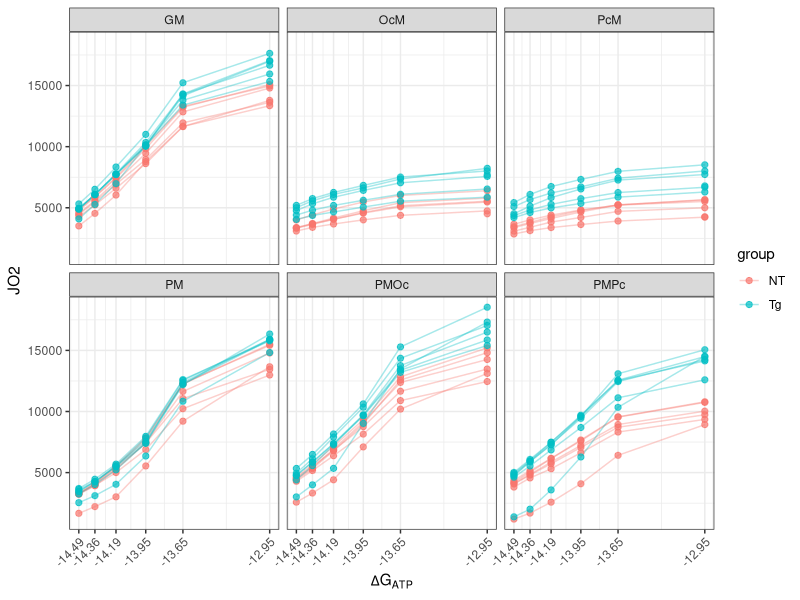
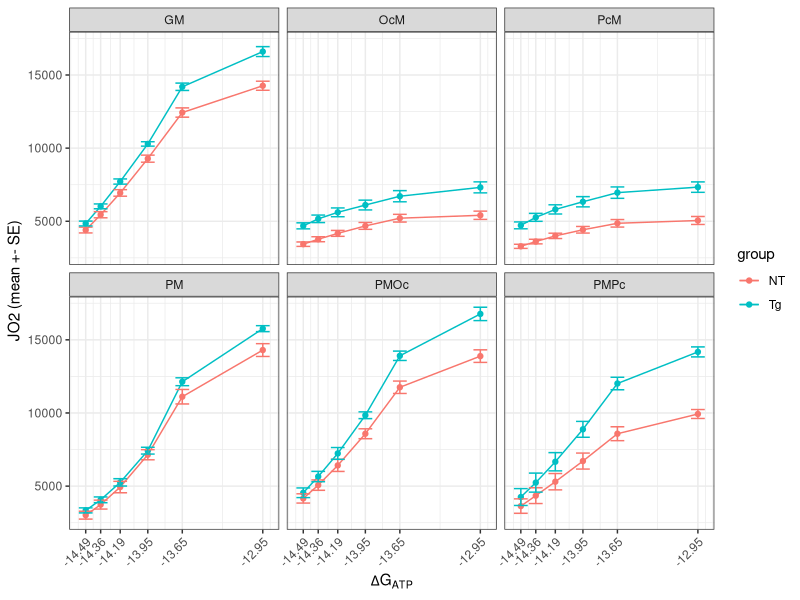
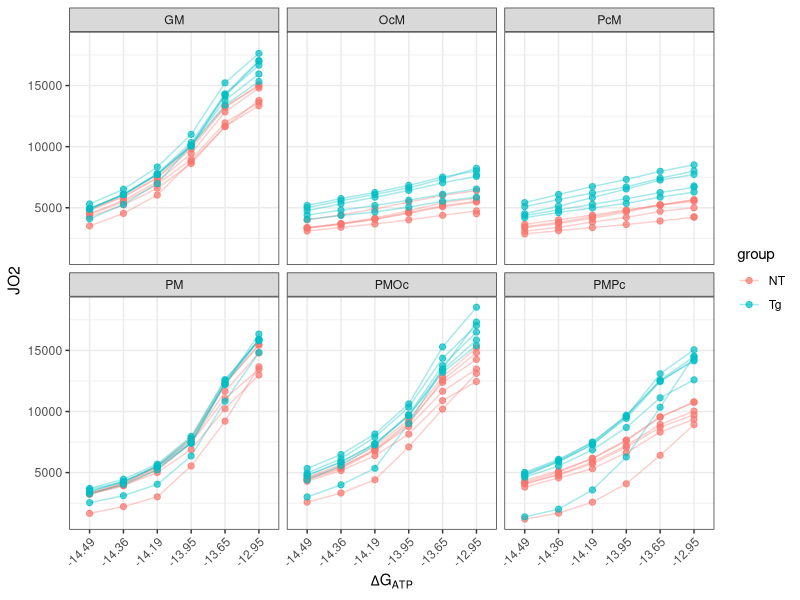
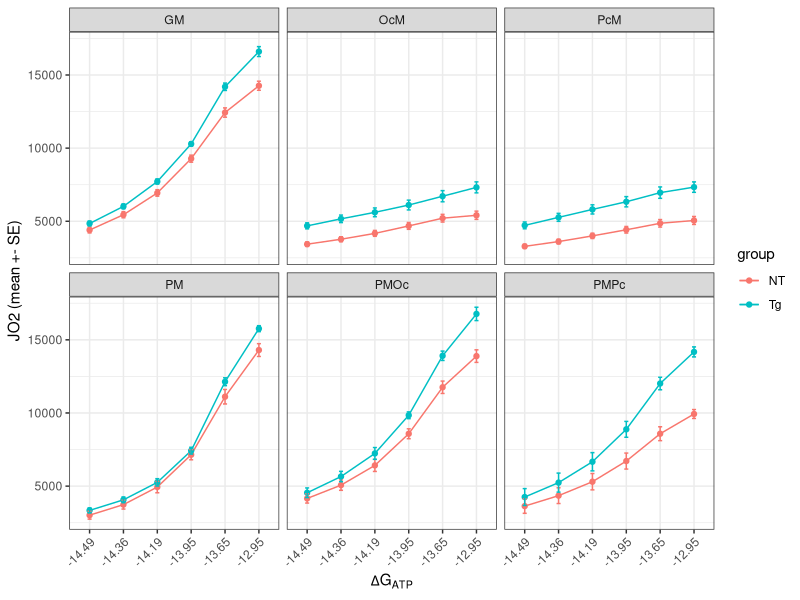
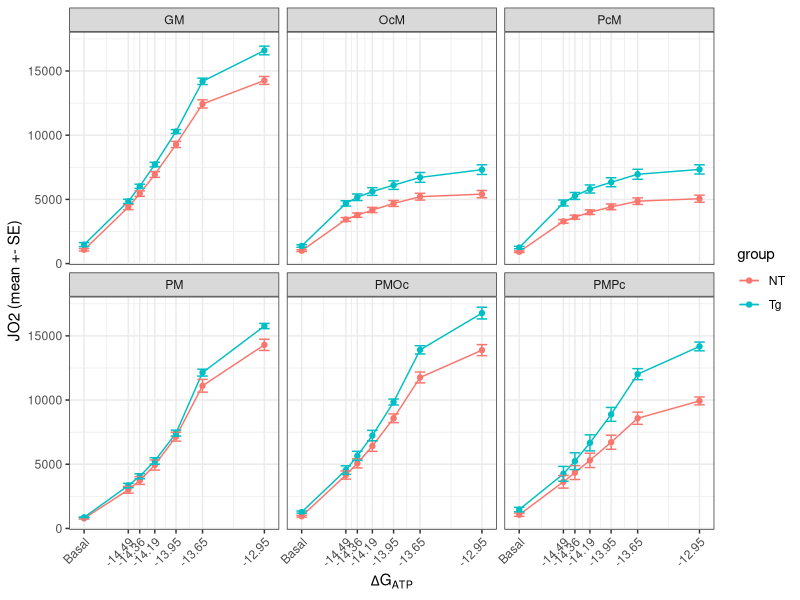
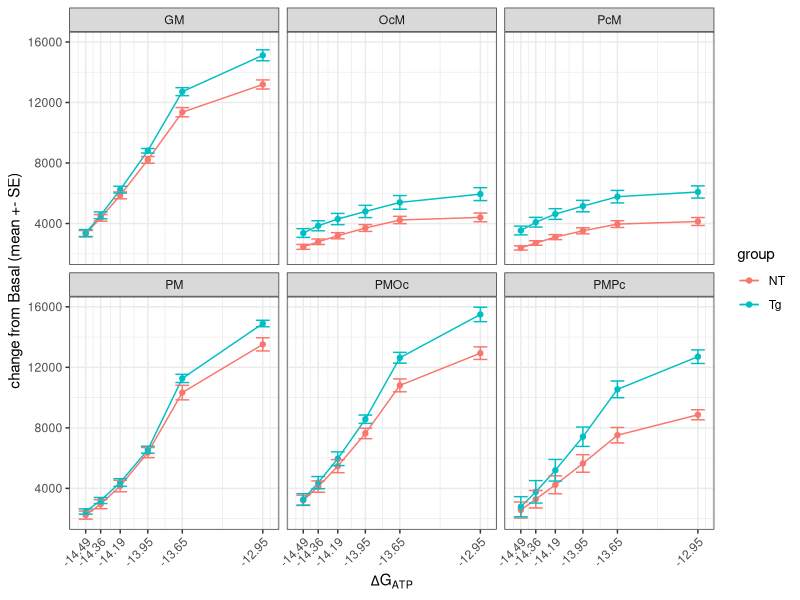
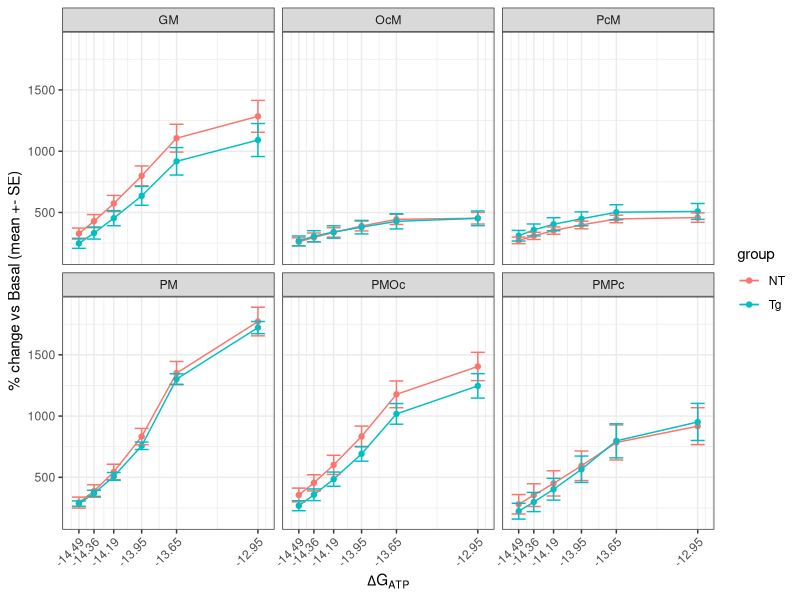
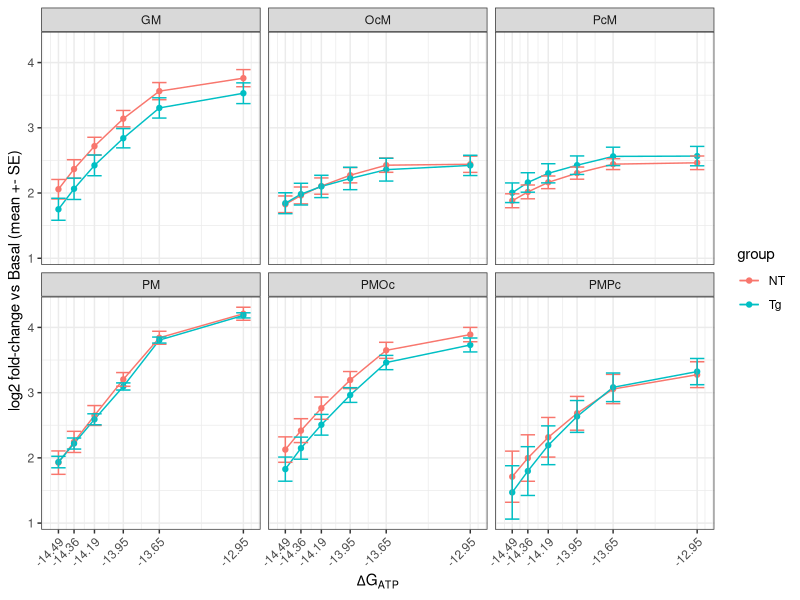

Write the R code that produced these figures, in order.
## ---- chunk 1
library(dplyr)
library(tidyr)
library(readr)
library(ggplot2)
## ---- chunk 2
data <- read_csv("JO2.csv", col_names = FALSE, show_col_types = FALSE)
## ---- chunk 3
# extract substrate and dose
substrate  <- as.character(data[1, ])
dose  <- as.character(data[2, ])

# fill in substrate for each column
substrate <- trimws(sub("\\s*\\(.*\\)$", "", substrate))
substrate <- na_if(substrate, "")
substrate <- na_if(substrate, "NA")
substrate <- fill(tibble(Substrate = substrate),
                         Substrate, .direction = "down")$Substrate

# build new column names
new_names <- ifelse(tolower(dose) == "subject", "Subject",
                    paste0(substrate, ".", dose))
data <- data[-c(1,2), ]
names(data) <- make.unique(new_names, sep = "_")

# solve type issue
val_cols <- setdiff(names(data), "Subject")
data[val_cols] <- lapply(data[val_cols], function(x) {
  if (is.character(x)) parse_number(x) else as.numeric(x)
})

# make the longer table
data_cleaned <- data |>
  pivot_longer(
    cols = -Subject,
    names_to     = c("substrate", "dose"),
    names_pattern = "^([^.]+)\\.(.+)$",       # split once at first dot
    values_to    = "Value"
) |>
  mutate(
    group = ifelse(grepl("^NT", Subject, ignore.case=TRUE), "NT", "Tg")
  )

# drop 28 observations because of 20 NA values
# data_cleaned <- data_cleaned |>
  # filter(!(Subject %in% c("NT6", "Tg6") & substrate %in% c("OcM", "PcM")))
## ---- chunk 4
data_plot <- data_cleaned |>
  # don't include basal in the plot
  filter(dose != "Basal") |>
  # treat dose as continuous numeric values
  mutate(dose = as.numeric(dose))
## ---- chunk 5
ggplot(data_plot, aes(dose, Value,
                      group = interaction(Subject, substrate),
                      color = group)) +
  geom_line(alpha = 0.35) +
  geom_point(alpha = 0.7, size = 1.8) +
  facet_wrap(~ substrate) +
  labs(x = expression(Delta*G[ATP]), y = "JO2") +
  scale_x_continuous(
    breaks = c(-14.49, -14.36, -14.19, -13.95, -13.65, -12.95)
  ) +
  theme_bw() +
  theme(axis.text.x = element_text(angle = 45, hjust = 1))
## ---- chunk 6
# calculate mean and se for each group
sum_df <- data_plot |>
  group_by(substrate, group, dose) |>
  summarise(mean = mean(Value, na.rm = TRUE),
            se   = sd(Value, na.rm = TRUE) / sqrt(sum(!is.na(Value))),
            .groups = "drop")
## ---- chunk 7
ggplot(sum_df, aes(dose, mean, color = group, group = group)) +
  geom_line() +
  geom_point() +
  geom_errorbar(aes(ymin = mean - se, 
                    ymax = mean + se), 
                width = 0.12) +
  facet_wrap(~ substrate) +
  labs(x = expression(Delta*G[ATP]),
       y = "JO2 (mean +- SE)") +
  scale_x_continuous(
    breaks = c(-14.49, -14.36, -14.19, -13.95, -13.65, -12.95)
  ) +
  theme_bw() +
  theme(axis.text.x = element_text(angle = 45, hjust = 1))
## ---- chunk 8
# treat dose as ordered categorical levels
dose_levels <- c("-14.49","-14.36","-14.19","-13.95","-13.65","-12.95")

data_plot_ordinal <- data_cleaned |>
  # don't include basal in the plot
  filter(dose != "Basal") |>
  # treat dose as continuous numeric values
  # mutate(dose = as.numeric(dose))
  mutate(dose = factor(dose, levels = dose_levels, ordered = TRUE))

ggplot(data_plot_ordinal, aes(dose, Value,
                              group = interaction(Subject, substrate),
                              color = group)) +
  geom_line(alpha = 0.35) +
  geom_point(alpha = 0.7, size = 1.8) +
  facet_wrap(~ substrate) +
  labs(x = expression(Delta*G[ATP]), y = "JO2") +
  theme_bw() +
  theme(axis.text.x = element_text(angle = 45, hjust = 1))

# calculate mean and se for each group
sum_df_ordinal <- data_plot_ordinal |>
  group_by(substrate, group, dose) |>
  summarise(mean = mean(Value, na.rm = TRUE),
            se   = sd(Value, na.rm = TRUE) / sqrt(sum(!is.na(Value))),
            .groups = "drop")

ggplot(sum_df_ordinal, aes(dose, mean, color = group, group = group)) +
  geom_line() +
  geom_point() +
  geom_errorbar(aes(ymin = mean - se, 
                    ymax = mean + se), 
                width = 0.12) +
  facet_wrap(~ substrate) +
  labs(x = expression(Delta*G[ATP]),
       y = "JO2 (mean +- SE)") +
  theme_bw() +
  theme(axis.text.x = element_text(angle = 45, hjust = 1))
## ---- chunk 9
# plot Basal as a starting point
# pick a numeric location for Basal
min_dose <- min(as.numeric(sum_df$dose[sum_df$dose != "Basal"]), na.rm = TRUE)
basal_pos <- min_dose - 0.5

# numeric x for plotting
sum_df_basal <- data_cleaned |>
  group_by(substrate, group, dose) |>
  summarise(mean = mean(Value, na.rm = TRUE),
            se = sd(Value, na.rm = TRUE)/sqrt(sum(!is.na(Value))),
            .groups = "drop") |>
  mutate(dose_num = ifelse(dose == "Basal", basal_pos, as.numeric(dose)))

ggplot(sum_df_basal, aes(dose_num, mean, color = group, group = group)) +
  geom_line() +
  geom_point() +
  geom_errorbar(aes(ymin = mean - se, ymax = mean + se), width = 0.12) +
  facet_wrap(~ substrate) +
  labs(x = expression(Delta*G[ATP]), y = "JO2 (mean +- SE)") +
  scale_x_continuous(
    breaks = c(basal_pos, -14.49, -14.36, -14.19, -13.95, -13.65, -12.95),
    labels = c("Basal",  "-14.49","-14.36","-14.19","-13.95","-13.65","-12.95")
  ) +
  theme_bw() +
  theme(axis.text.x = element_text(angle = 45, hjust = 1))
## ---- chunk 10
# get Basal per Subject × Substrate
basal <- data_cleaned |>
  filter(dose == "Basal") |>
  select(Subject, substrate, Basal = Value)

# join and compute normalized metrics
data_norm <- data_plot |>
  left_join(basal, by = c("Subject","substrate")) |>
  mutate(
    delta  = Value - Basal,
    pct    = 100 * (Value / Basal - 1),
    log2FC = log2(Value / Basal)
)
## ---- chunk 11
# summarize by Group × Substrate × Dose
# experiment with different methods to incorporate Basal
sum_df2 <- data_norm |>
  group_by(substrate, group, dose) |>
  summarise(
    mean_delta = mean(delta, na.rm = TRUE),
    se_delta = sd(delta, na.rm = TRUE) / sqrt(sum(!is.na(Value))),
    mean_pct = mean(pct, na.rm = TRUE),
    se_pct   = sd(pct, na.rm = TRUE) / sqrt(sum(!is.na(Value))),
    mean_log2FC = mean(log2FC, na.rm = TRUE),
    se_log2FC = sd(log2FC, na.rm = TRUE) / sqrt(sum(!is.na(Value))),
    .groups = "drop"
  )
## ---- chunk 12
# delta
ggplot(sum_df2, aes(dose, mean_delta, color = group, group = group)) +
  geom_line() +
  geom_point() +
  geom_errorbar(aes(ymin = mean_delta - se_delta, 
                    ymax = mean_delta + se_delta),
                width = 0.12) +
  facet_wrap(~ substrate) +
  labs(x = expression(Delta*G[ATP]),
       y = "change from Basal (mean +- SE)",
       color = "group") +
  scale_x_continuous(
    breaks = c(-14.49, -14.36, -14.19, -13.95, -13.65, -12.95)
  ) +
  theme_bw() +
  theme(axis.text.x = element_text(angle = 45, hjust = 1))

# % of change
ggplot(sum_df2, aes(dose, mean_pct, color = group, group = group)) +
  geom_line() +
  geom_point() +
  geom_errorbar(aes(ymin = mean_pct - se_pct, 
                    ymax = mean_pct + se_pct),
                width = 0.12) +
  facet_wrap(~ substrate) +
  labs(x = expression(Delta*G[ATP]),
       y = "% change vs Basal (mean +- SE)",
       color = "group") +
  scale_x_continuous(
    breaks = c(-14.49, -14.36, -14.19, -13.95, -13.65, -12.95)
  ) +
  theme_bw() +
  theme(axis.text.x = element_text(angle = 45, hjust = 1))

# log2 fold change
ggplot(sum_df2, aes(dose, mean_log2FC, color = group, group = group)) +
  geom_line() +
  geom_point() +
  geom_errorbar(aes(ymin = mean_log2FC - se_log2FC, 
                    ymax = mean_log2FC + se_log2FC),
                width = 0.12) +
  facet_wrap(~ substrate) +
  labs(x = expression(Delta*G[ATP]),
       y = "log2 fold-change vs Basal (mean +- SE)",
       color = "group") +
  scale_x_continuous(
    breaks = c(-14.49, -14.36, -14.19, -13.95, -13.65, -12.95)
  ) +
  theme_bw() +
  theme(axis.text.x = element_text(angle = 45, hjust = 1))
## ---- chunk 13
data_model <- data_cleaned |>
  # exclude Basal and -12.95 for modeling
  filter(dose != "Basal", dose != "-12.95") |>
  # treat dose as numeric, others as factor
  mutate(substrate = factor(substrate),
         dose = as.numeric(dose),
         Subject = factor(Subject),
         Pair = factor(parse_number(as.character(Subject)))) |>
  drop_na()
## ---- chunk 14
library(lme4)

lmm_full_pair <- lmer(
  Value ~ group * substrate * dose +
          (1 | Pair), 
  data = data_model, REML = TRUE
)

summary(lmm_full_pair)
## ---- chunk 15
lmm_full_subject <- lmer(
  Value ~ group * substrate * dose +
        (1 | Subject),
  data = data_model, REML = TRUE
)

summary(lmm_full_subject)
## ---- chunk 16
anova(lmm_full_pair, lmm_full_subject)
## ---- chunk 17
# Residuals vs Fitted
par(mfrow = c(1, 2), oma = c(0, 0, 2, 0))  # 1 row, 2 columns

plot(fitted(lmm_full_pair), resid(lmm_full_pair, type = "deviance"),
     xlab = "Fitted (Pair)", ylab = "Residuals",
     main = "Pair: resid vs fitted")
abline(h = 0, lty = 2, col = "gray")

plot(fitted(lmm_full_subject), resid(lmm_full_subject, type = "deviance"),
     xlab = "Fitted (Subject)", ylab = "Residuals",
     main = "Subject: resid vs fitted")
abline(h = 0, lty = 2, col = "gray")

mtext("Residuals vs Fitted Comparison", outer = TRUE, cex = 1.3)

par(mfrow = c(1,1))
## ---- chunk 18
# QQ plots
par(mfrow = c(1, 2), oma = c(0, 0, 2, 0))

qqnorm(resid(lmm_full_pair), main = "Pair: QQ")
qqline(resid(lmm_full_pair))

qqnorm(resid(lmm_full_subject), main = "Subject: QQ")
qqline(resid(lmm_full_subject))

mtext("QQ Plots Comparison", outer = TRUE, cex = 1.3)

par(mfrow = c(1,1))
## ---- chunk 19
# Boxplots of residuals by Pair / Subject
par(mfrow=c(1,2))
boxplot(resid(lmm_full_pair) ~ data_model$Pair, 
        main="Residuals by Pair", 
        xlab="Pair", ylab="Residual")
boxplot(resid(lmm_full_subject) ~ data_model$Subject, 
        main="Residuals by Subject", 
        xlab="Subject", ylab="Residual")
par(mfrow=c(1,1))
## ---- chunk 20
lmm_2ways_pair <- lmer(
  Value ~ group * substrate + group * dose + substrate * dose +
          (1 | Subject),
  data = data_model, REML = TRUE
)

anova(update(lmm_2ways_pair, REML = FALSE), update(lmm_full_subject, REML = FALSE))
## ---- chunk 21
m_ML <- update(lmm_full_subject, REML = FALSE)

# Remove ALL genotype terms (main + interactions)
m_noG <- update(m_ML, . ~ . - group - group:substrate - group:dose - group:substrate:dose)
anova(m_noG, m_ML)
## ---- chunk 22
# Load required packages
library(lme4)
library(ggplot2)
library(patchwork)  # for combining plots

# final model
lmm_full_subject <- lmer(
  Value ~ group * substrate * dose +
    (1 | Subject),
  data = data_model, REML = TRUE
)

# Extract residuals and fitted values
resid_vals <- resid(lmm_full_subject)
fitted_vals <- fitted(lmm_full_subject)

# Residuals vs Fitted plot
p1 <- ggplot(data.frame(Fitted = fitted_vals, Residuals = resid_vals), 
             aes(x = Fitted, y = Residuals)) +
  geom_point(alpha = 0.6) +
  geom_hline(yintercept = 0, color = "red", linetype = "dashed") +
  theme_minimal() +
  labs(title = "Residuals vs Fitted", x = "Fitted values", y = "Residuals")

# Q-Q plot of residuals
p2 <- ggplot(data.frame(resid_vals), aes(sample = resid_vals)) +
  stat_qq() +
  stat_qq_line(color = "red") +
  theme_minimal() +
  labs(title = "Q-Q Plot of Residuals")

# Combine side by side
p1 + p2


## ---- chunk 23
library(lme4)

# final model
lmm_full_subject <- lmer(
  Value ~ group * substrate * dose +
    (1 | Subject),
  data = data_model, REML = TRUE
)

# Plot residuals and random effects side by side
par(mfrow = c(1, 2), las = 1)

# Residuals Q-Q plot
qqnorm(residuals(lmm_full_subject), main = "Residuals")
qqline(residuals(lmm_full_subject), col = "red")

# Random effects Q-Q plot (Subjects)
qqnorm(unlist(ranef(lmm_full_subject)$Subject), main = "Random Effects")
qqline(unlist(ranef(lmm_full_subject)$Subject), col = "red")

## ---- chunk 24
library(lme4)
library(ggplot2)

# Fit model
lmm_full_subject <- lmer(
  Value ~ group * substrate * dose +
    (1 | Subject),
  data = data_model, REML = TRUE
)

# Extract residuals
resid_vals <- resid(lmm_full_subject)

# Add residuals to dataset
data_resid <- data_model
data_resid$Residuals <- resid_vals

# Residuals vs group (categorical)
p1 <- ggplot(data_resid, aes(x = group, y = Residuals)) +
  geom_boxplot(outlier.colour = "red", alpha = 0.6) +
  theme_minimal() +
  labs(title = "Residuals by Group")

# Residuals vs substrate (categorical)
p2 <- ggplot(data_resid, aes(x = substrate, y = Residuals)) +
  geom_boxplot(outlier.colour = "red", alpha = 0.6) +
  theme_minimal() +
  labs(title = "Residuals by Substrate")

# Residuals vs dose (continuous or factor?)
# If continuous:
p3 <- ggplot(data_resid, aes(x = dose, y = Residuals)) +
  geom_point(alpha = 0.6) +
  geom_smooth(method = "loess", se = FALSE, color = "blue") +
  theme_minimal() +
  labs(title = "Residuals by Dose")

# If dose is categorical instead, use:
# p3 <- ggplot(data_resid, aes(x = dose, y = Residuals)) +
#   geom_boxplot(outlier.colour = "red", alpha = 0.6) +
#   theme_minimal() +
#   labs(title = "Residuals by Dose")

# Arrange plots side by side
library(patchwork)
p1 + p2 + p3

## ---- chunk 25

# Does genotype depend on SUBSTRATE?
m_noGxS <- update(m_ML, . ~ . - group:substrate - group:substrate:dose)
anova(m_noGxS, m_ML)

# Does genotype depend on DOSE?
m_noGxD <- update(m_ML, . ~ . - group:dose - group:substrate:dose)
anova(m_noGxD, m_ML)

# Is the 3-way needed (genotype–dose dependence varies by substrate)?
m_no3 <- update(m_ML, . ~ . - group:substrate:dose)
anova(m_no3, m_ML)
## ---- chunk 26
## (A) Tg - NT difference WITHIN each substrate at low & high dose
library(emmeans)

low  <- min(data_model$dose)
high <- max(data_model$dose)

# EMMs for group, conditioned on substrate *and* dose (only lowest & highest dose)
emm_sd <- emmeans(
  lmm_full_subject,
  ~ group | substrate * dose,
  at = list(dose = c(low, high)),
  weights = "equal"
)

# 12 rows total: (6 substrates) × (2 doses), each row is Tg − NT
contr_12 <- contrast(emm_sd, method = "revpairwise",
                     by = c("substrate","dose"))
summary(contr_12, infer = TRUE)
## ---- chunk 27
## (B) Do genotype SLOPES differ (Genotype × Dose) within each substrate?
slopes <- emtrends(lmm_full_subject, ~ group | substrate, var = "dose")
slope_diff <- contrast(slopes, "revpairwise")  # (slope_Tg - slope_NT)
summary(slope_diff, infer = TRUE)
## ---- chunk 28
# sequence of doses for smooth fitted curves
dose_seq <- seq(min(data_model$dose),
                max(data_model$dose),
                length.out = 100)

# build grid for predictions
newdat <- expand_grid(
  dose      = dose_seq,
  substrate = unique(data_model$substrate),
  group     = unique(data_model$group)
)

# predict fitted values (fixed effects only)
newdat$pred <- predict(lmm_full_subject,
                       newdata = newdat,
                       re.form = NA)

# plot: raw data as points, fitted as smooth lines
ggplot() +
  geom_point(data = data_model,
             aes(x = dose, y = Value, color = group),
             alpha = 0.5, size = 2) +
  geom_line(data = newdat,
            aes(x = dose, y = pred, color = group),
            size = 1.2) +
  facet_wrap(~ substrate, scales = "free_y") +
  labs(x = expression(Delta*G[ATP]),
       y = "JO2",
       title = "JO2 vs dose by genotype and substrate") +
  theme_bw() +
  theme(legend.position = "top") +
  scale_x_continuous(
    breaks = c(-14.49, -14.36, -14.19, -13.95, -13.65, -12.95)
  ) +
  theme(axis.text.x = element_text(angle = 45, hjust = 1))
## ---- chunk 29
# # linear mixed effects model: all possible interaction terms
# lme_all <- lmer(
#   Value ~ group * substrate * dose + (1 + dose_num | Subject),
#   data = data_lme,
#   REML = TRUE,
#   control = lmerControl(optimizer = "bobyqa", optCtrl = list(maxfun = 1e5))
# )
# 
# summary(lme_all)
## ---- chunk 30
# # exclude higher-order polynomial terms for dose from model above
# data_lme_L <- data_lme %>%
#   mutate(dose_num  = as.numeric(as.character(dose)),
#          dose_numc = scale(dose_num, center = TRUE, scale = FALSE))
# 
# lme_all_L <- lmer(
#   Value ~ group * substrate * dose_numc + (1 + dose_num | Subject),
#   data = data_lme_L,
#   REML = TRUE,
#   control = lmerControl(optimizer = "bobyqa", optCtrl = list(maxfun = 1e5))
# )
# 
# summary(lme_all_L)
## ---- chunk 31
# install.packages("MuMIn")
# library(MuMIn)   
# library(knitr)  
# library(dplyr)
# 
# # this one individually calculates RMSE
# cv_rmse <- function(model, data, k = 5) {
#   set.seed(123)
#   folds <- sample(rep(1:k, length.out = nrow(data)))
#   rmses <- numeric(k)
# 
#   for (i in 1:k) {
#     train <- data[folds != i, ]
#     test  <- data[folds == i, ]
# 
#     # Refit model on training set
#     fit <- tryCatch(update(model, data = train), error = function(e) NULL)
#     if (is.null(fit)) {
#       rmses[i] <- NA
#       next
#     }
# 
#     # Force factor levels in test to match training
#     for (col in names(train)) {
#       if (is.factor(train[[col]])) {
#         test[[col]] <- factor(test[[col]], levels = levels(train[[col]]))
#       }
#     }
# 
#     # Predict safely
#     pred <- tryCatch(
#       predict(fit, newdata = test, allow.new.levels = TRUE),
#       error = function(e) rep(NA, nrow(test))
#     )
# 
#     # Compute RMSE if predictions succeeded
#     if (all(is.na(pred))) {
#       rmses[i] <- NA
#     } else {
#       rmses[i] <- sqrt(mean((test$Value - pred)^2, na.rm = TRUE))
#     }
#   }
# 
#   mean(rmses, na.rm = TRUE)
# }
# 
# # calculating metrics
# model_metrics <- function(model, data, name) {
#   r2 <- suppressWarnings(r.squaredGLMM(model))
#   rmse <- tryCatch(cv_rmse(model, data), error = function(e) NA)
#   data.frame(
#     Model          = name,
#     AIC            = AIC(model),
#     BIC            = BIC(model),
#     Marginal_R2    = r2[1],
#     Conditional_R2 = r2[2],
#     CV_RMSE        = rmse
#   )
# }
# 
# results_all <- model_metrics(lme_all, data_lme, "data_lme")
# results_lin <- model_metrics(lme_all_L, data_lme_L, "data_lme_L")
# 
# results <- bind_rows(results_all, results_lin) |>
#   mutate(
#     dAIC = AIC - min(AIC),
#     dBIC = BIC - min(BIC)
#   )
# 
# kable(results, digits = 3, caption = "Model Comparison with Cross-Validated RMSE")
## ---- chunk 32
# # residual and QQ plots
# par(mfrow=c(2,2))
# 
# # lme_all
# plot(fitted(lme_all), resid(lme_all), main="lme_all residuals")
# qqnorm(resid(lme_all)); qqline(resid(lme_all))
# 
# # lme_all_L
# plot(fitted(lme_all_L), resid(lme_all_L), main="lme_all_L residuals")
# qqnorm(resid(lme_all_L)); qqline(resid(lme_all_L))
